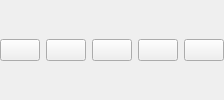
           <widget class="QFrame" name="drawbuttonframe">
            <property name="frameShape">
             <enum>QFrame::NoFrame</enum>
            </property>
            <property name="frameShadow">
             <enum>QFrame::Plain</enum>
            </property>
            <layout class="QGridLayout" name="gridLayout_8">
             <property name="leftMargin">
              <number>0</number>
             </property>
             <property name="topMargin">
              <number>0</number>
             </property>
             <property name="rightMargin">
              <number>0</number>
             </property>
             <property name="bottomMargin">
              <number>0</number>
             </property>
             <item row="0" column="4">
              <widget class="QPushButton" name="delete_f">
               <property name="sizePolicy">
                <sizepolicy hsizetype="Expanding" vsizetype="Fixed">
                 <horstretch>0</horstretch>
                 <verstretch>0</verstretch>
                </sizepolicy>
               </property>
               <property name="toolTip">
                <string>delete object...</string>
               </property>
               <property name="text">
                <string/>
               </property>
               <property name="icon">
                <iconset>
                 <normaloff>:/plugins/oiv/config_files/png/delete.png</normaloff>:/plugins/oiv/config_files/png/delete.png</iconset>
               </property>
               <property name="iconSize">
                <size>
                 <width>28</width>
                 <height>28</height>
                </size>
               </property>
              </widget>
             </item>
             <item row="0" column="3">
              <widget class="QPushButton" name="select">
               <property name="sizePolicy">
                <sizepolicy hsizetype="Expanding" vsizetype="Fixed">
                 <horstretch>0</horstretch>
                 <verstretch>0</verstretch>
                </sizepolicy>
               </property>
               <property name="toolTip">
                <string>selecteer een object...</string>
               </property>
               <property name="text">
                <string/>
               </property>
               <property name="icon">
                <iconset>
                 <normaloff>:/plugins/oiv/config_files/png/select.png</normaloff>:/plugins/oiv/config_files/png/select.png</iconset>
               </property>
               <property name="iconSize">
                <size>
                 <width>28</width>
                 <height>28</height>
                </size>
               </property>
              </widget>
             </item>
             <item row="0" column="1">
              <widget class="QPushButton" name="identify">
               <property name="enabled">
                <bool>true</bool>
               </property>
               <property name="sizePolicy">
                <sizepolicy hsizetype="Expanding" vsizetype="Fixed">
                 <horstretch>0</horstretch>
                 <verstretch>0</verstretch>
                </sizepolicy>
               </property>
               <property name="toolTip">
                <string>open formulier van een object...</string>
               </property>
               <property name="text">
                <string/>
               </property>
               <property name="icon">
                <iconset>
                 <normaloff>:/plugins/oiv/config_files/png/identify.png</normaloff>:/plugins/oiv/config_files/png/identify.png</iconset>
               </property>
               <property name="iconSize">
                <size>
                 <width>28</width>
                 <height>28</height>
                </size>
               </property>
               <property name="checkable">
                <bool>false</bool>
               </property>
               <property name="autoDefault">
                <bool>false</bool>
               </property>
               <property name="default">
                <bool>false</bool>
               </property>
               <property name="flat">
                <bool>false</bool>
               </property>
              </widget>
             </item>
             <item row="0" column="2">
              <widget class="QPushButton" name="move">
               <property name="enabled">
                <bool>true</bool>
               </property>
               <property name="sizePolicy">
                <sizepolicy hsizetype="Expanding" vsizetype="Fixed">
                 <horstretch>0</horstretch>
                 <verstretch>0</verstretch>
                </sizepolicy>
               </property>
               <property name="toolTip">
                <string>verplaats of roteer...</string>
               </property>
               <property name="text">
                <string/>
               </property>
               <property name="icon">
                <iconset>
                 <normaloff>:/plugins/oiv/config_files/png/move.png</normaloff>:/plugins/oiv/config_files/png/move.png</iconset>
               </property>
               <property name="iconSize">
                <size>
                 <width>28</width>
                 <height>28</height>
                </size>
               </property>
               <property name="checkable">
                <bool>false</bool>
               </property>
               <property name="autoDefault">
                <bool>false</bool>
               </property>
               <property name="default">
                <bool>false</bool>
               </property>
               <property name="flat">
                <bool>false</bool>
               </property>
              </widget>
             </item>
             <item row="0" column="5">
              <widget class="QPushButton" name="pan">
               <property name="sizePolicy">
                <sizepolicy hsizetype="Expanding" vsizetype="Fixed">
                 <horstretch>0</horstretch>
                 <verstretch>0</verstretch>
                </sizepolicy>
               </property>
               <property name="text">
                <string/>
               </property>
               <property name="icon">
                <iconset>
                 <normaloff>:/plugins/oiv/config_files/png/pan.png</normaloff>:/plugins/oiv/config_files/png/pan.png</iconset>
               </property>
               <property name="iconSize">
                <size>
                 <width>25</width>
                 <height>25</height>
                </size>
               </property>
              </widget>
             </item>
            </layout>
           </widget>
